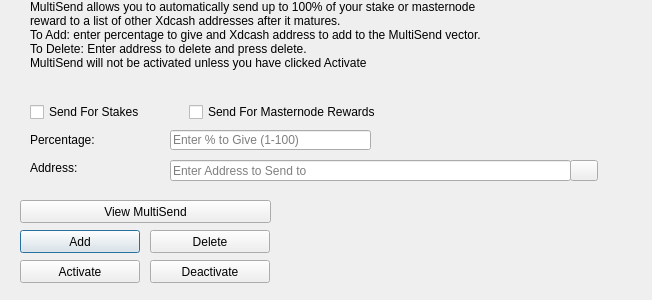
<?xml version="1.0" encoding="UTF-8"?>
<ui version="4.0">
 <class>MultiSendDialog</class>
 <widget class="QDialog" name="MultiSendDialog">
  <property name="windowModality">
   <enum>Qt::NonModal</enum>
  </property>
  <property name="geometry">
   <rect>
    <x>0</x>
    <y>0</y>
    <width>652</width>
    <height>300</height>
   </rect>
  </property>
  <property name="windowTitle">
   <string>MultiSend</string>
  </property>
  <widget class="QLineEdit" name="multiSendPercentEdit">
   <property name="geometry">
    <rect>
     <x>170</x>
     <y>130</y>
     <width>201</width>
     <height>20</height>
    </rect>
   </property>
   <property name="toolTip">
    <string>Enter whole numbers 1 - 100</string>
   </property>
   <property name="placeholderText">
    <string>Enter % to Give (1-100)</string>
   </property>
  </widget>
  <widget class="QLineEdit" name="multiSendAddressEdit">
   <property name="geometry">
    <rect>
     <x>170</x>
     <y>160</y>
     <width>401</width>
     <height>21</height>
    </rect>
   </property>
   <property name="toolTip">
    <string/>
   </property>
   <property name="placeholderText">
    <string>Enter Address to Send to</string>
   </property>
  </widget>
  <widget class="QLabel" name="label_2">
   <property name="geometry">
    <rect>
     <x>30</x>
     <y>0</y>
     <width>451</width>
     <height>121</height>
    </rect>
   </property>
   <property name="lineWidth">
    <number>1</number>
   </property>
   <property name="text">
    <string>MultiSend allows you to automatically send up to 100% of your stake or masternode reward to a list of other Xdcash addresses after it matures.
To Add: enter percentage to give and Xdcash address to add to the MultiSend vector.
To Delete: Enter address to delete and press delete.
MultiSend will not be activated unless you have clicked Activate</string>
   </property>
   <property name="alignment">
    <set>Qt::AlignLeading|Qt::AlignLeft|Qt::AlignTop</set>
   </property>
   <property name="wordWrap">
    <bool>true</bool>
   </property>
  </widget>
  <widget class="QLabel" name="message">
   <property name="geometry">
    <rect>
     <x>290</x>
     <y>200</y>
     <width>351</width>
     <height>91</height>
    </rect>
   </property>
   <property name="text">
    <string/>
   </property>
  </widget>
  <widget class="QPushButton" name="addButton">
   <property name="geometry">
    <rect>
     <x>20</x>
     <y>230</y>
     <width>120</width>
     <height>23</height>
    </rect>
   </property>
   <property name="toolTip">
    <string/>
   </property>
   <property name="statusTip">
    <string>Add to MultiSend Vector</string>
   </property>
   <property name="text">
    <string>Add</string>
   </property>
  </widget>
  <widget class="QPushButton" name="disableButton">
   <property name="geometry">
    <rect>
     <x>150</x>
     <y>260</y>
     <width>120</width>
     <height>23</height>
    </rect>
   </property>
   <property name="statusTip">
    <string>Deactivate MultiSend</string>
   </property>
   <property name="text">
    <string>Deactivate</string>
   </property>
  </widget>
  <widget class="QPushButton" name="addressBookButton">
   <property name="geometry">
    <rect>
     <x>570</x>
     <y>160</y>
     <width>28</width>
     <height>21</height>
    </rect>
   </property>
   <property name="toolTip">
    <string>Choose an address from the address book</string>
   </property>
   <property name="text">
    <string/>
   </property>
   <property name="icon">
    <iconset resource="../xdcash.qrc">
     <normaloff>:/icons/address-book</normaloff>:/icons/address-book</iconset>
   </property>
   <property name="shortcut">
    <string>Alt+A</string>
   </property>
   <property name="autoDefault">
    <bool>false</bool>
   </property>
  </widget>
  <widget class="QLabel" name="label">
   <property name="geometry">
    <rect>
     <x>30</x>
     <y>130</y>
     <width>121</width>
     <height>20</height>
    </rect>
   </property>
   <property name="toolTip">
    <string>Percentage of stake to send</string>
   </property>
   <property name="text">
    <string>Percentage:</string>
   </property>
  </widget>
  <widget class="QLabel" name="label_5">
   <property name="geometry">
    <rect>
     <x>30</x>
     <y>160</y>
     <width>111</width>
     <height>16</height>
    </rect>
   </property>
   <property name="toolTip">
    <string>Address to send portion of stake to</string>
   </property>
   <property name="text">
    <string>Address:</string>
   </property>
  </widget>
  <widget class="QPushButton" name="deleteButton">
   <property name="geometry">
    <rect>
     <x>150</x>
     <y>230</y>
     <width>120</width>
     <height>23</height>
    </rect>
   </property>
   <property name="toolTip">
    <string/>
   </property>
   <property name="statusTip">
    <string>Delete Address From MultiSend Vector</string>
   </property>
   <property name="text">
    <string>Delete</string>
   </property>
  </widget>
  <widget class="QPushButton" name="activateButton">
   <property name="geometry">
    <rect>
     <x>20</x>
     <y>260</y>
     <width>120</width>
     <height>23</height>
    </rect>
   </property>
   <property name="statusTip">
    <string>Activate MultiSend</string>
   </property>
   <property name="text">
    <string>Activate</string>
   </property>
  </widget>
  <widget class="QPushButton" name="viewButton">
   <property name="geometry">
    <rect>
     <x>20</x>
     <y>200</y>
     <width>251</width>
     <height>23</height>
    </rect>
   </property>
   <property name="toolTip">
    <string/>
   </property>
   <property name="statusTip">
    <string>View MultiSend Vector</string>
   </property>
   <property name="text">
    <string>View MultiSend</string>
   </property>
  </widget>
  <widget class="QWidget" name="horizontalLayoutWidget">
   <property name="geometry">
    <rect>
     <x>30</x>
     <y>100</y>
     <width>351</width>
     <height>24</height>
    </rect>
   </property>
   <layout class="QHBoxLayout" name="horizontalLayout">
    <item>
     <widget class="QCheckBox" name="multiSendStakeCheckBox">
      <property name="text">
       <string>Send For Stakes</string>
      </property>
     </widget>
    </item>
    <item>
     <widget class="QCheckBox" name="multiSendMasternodeCheckBox">
      <property name="text">
       <string>Send For Masternode Rewards</string>
      </property>
     </widget>
    </item>
   </layout>
  </widget>
 </widget>
 <resources>
  <include location="../xdcash.qrc"/>
 </resources>
 <connections/>
</ui>
